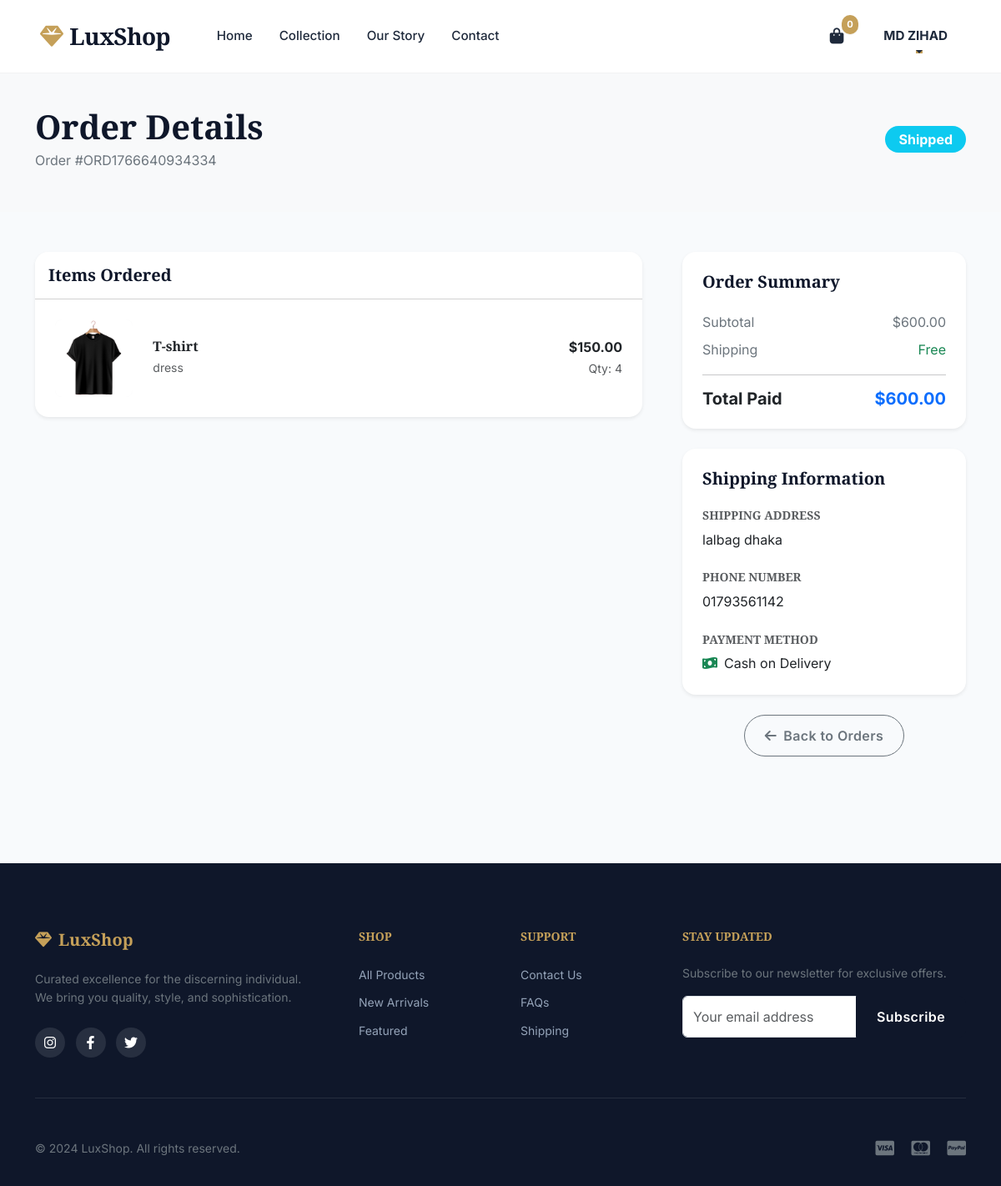
Page /order/6/ (signed in) on the committed database.
### myapp/models.py (models this page shows, shortened)
class Cart(models.Model):
    user = models.OneToOneField(User, on_delete=models.CASCADE)
    created_at = models.DateTimeField(auto_now_add=True)

class Order(models.Model):
    STATUS_CHOICES = [
        ('pending', 'Pending'),
        ('processing', 'Processing'),
        ('shipped', 'Shipped'),
        ('delivered', 'Delivered'),
        ('cancelled', 'Cancelled'),
    ]
    user = models.ForeignKey(User, on_delete=models.CASCADE)
    order_number = models.CharField(max_length=20, unique=True, blank=True)
    total_amount = models.DecimalField(max_digits=10, decimal_places=2)
    status = models.CharField(max_length=10, choices=STATUS_CHOICES, default='pending')
    payment_method = models.CharField(max_length=20, choices=[('cod', 'Cash on Delivery')])
    payment_status = models.CharField(max_length=20, choices=[('pending', 'Pending'), ('completed', 'Completed'), ('failed', 'Failed')], default='pending')
    shipping_address = models.TextField()
    phone = models.CharField(max_length=15)
    created_at = models.DateTimeField(auto_now_add=True)
    updated_at = models.DateTimeField(auto_now=True)

class OrderItem(models.Model):
    order = models.ForeignKey(Order, on_delete=models.CASCADE)
    product = models.ForeignKey(Product, on_delete=models.CASCADE)
    quantity = models.PositiveIntegerField()
    price = models.DecimalField(max_digits=10, decimal_places=2)  # Price at time of order

class Product(models.Model):
    name = models.CharField(max_length=200)
    description = models.TextField()
    price = models.DecimalField(max_digits=10, decimal_places=2)
    stock = models.PositiveIntegerField(default=0)
    category = models.ForeignKey(Category, on_delete=models.CASCADE)
    image = models.ImageField(upload_to='products/', blank=True, null=True)
    created_at = models.DateTimeField(auto_now_add=True)
    updated_at = models.DateTimeField(auto_now=True)

class Category(models.Model):
    name = models.CharField(max_length=100)
    description = models.TextField(blank=True)
    image = models.ImageField(upload_to='categories/', blank=True, null=True)
    created_at = models.DateTimeField(auto_now_add=True)

### myapp/views.py (the view)
# urls.py: path('order/<int:order_id>/', views.order_detail, name='order_detail'),
@login_required
def order_detail(request, order_id):
    if request.user.userprofile.role == 'admin':
        order = get_object_or_404(Order, id=order_id)
    else:
        order = get_object_or_404(Order, id=order_id, user=request.user)
    return render(request, 'order_detail.html', {'order': order})

### myapp/templates/order_detail.html (shortened to what this page needs)
{% extends 'base.html' %}
{% load static %}
{% block content %}
<div class="bg-light py-5 mb-5">
    <div class="container">
        <div class="row align-items-center">
            <div class="col-md-6">
                <h1 class="display-6 fw-bold mb-1">Order Details</h1>
                <p class="text-secondary mb-0">Order #{{ order.order_number|default:order.id }}</p>
            </div>
            <div class="col-md-6 text-md-end mt-3 mt-md-0">
                <span class="badge
                    {% if order.status == 'delivered' %}bg-success
                    {% elif order.status == 'pending' %}bg-warning text-dark
                    {% elif order.status == 'shipped' %}bg-info
                    {% elif order.status == 'cancelled' %}bg-danger
                    {% else %}bg-secondary{% endif %}
                    fs-6 px-3 py-2 rounded-pill">
                    {{ order.status|title }}
                </span>
            </div>
        </div>
    </div>
</div>
<div class="container pb-5">
    <div class="row g-5">
        <div class="col-lg-8">
            <div class="card border-0 shadow-sm rounded-4 overflow-hidden mb-4">
                <div class="card-header bg-white py-3">
                    <h5 class="mb-0 fw-bold">Items Ordered</h5>
                </div>
                <div class="card-body p-0">
                    {% for item in order.orderitem_set.all %}
                    <div class="p-4 border-bottom {% if forloop.last %}border-bottom-0{% endif %}">
                        <div class="row align-items-center">
                            <div class="col-md-2 mb-3 mb-md-0">
                                <div class="bg-light rounded-3 overflow-hidden position-relative"
                                    style="padding-top: 100%;">
                                    {% if item.product.image %}
                                    <img src="{{ item.product.image.url }}"
                                        class="position-absolute top-0 start-0 w-100 h-100 object-fit-cover"
                                        alt="{{ item.product.name }}">
                                    {% else %}
                                    <div
                                        class="position-absolute top-0 start-0 w-100 h-100 d-flex align-items-center justify-content-center text-muted">
                                        <i class="fas fa-image"></i>
                                    </div>
                                    {% endif %}
                                </div>
                            </div>
                            <div class="col-md-6 mb-3 mb-md-0">
                                <h6 class="fw-bold mb-1">
                                    <a href="{% url 'product_detail' item.product.id %}"
                                        class="text-decoration-none text-dark">{{ item.product.name }}</a>
                                </h6>
                                <p class="text-muted small mb-0">
                                    {% if item.product.category %}
                                        {{ item.product.category.name }}
                                    {% else %}
                                        Uncategorized
                                    {% endif %}
                                </p>
                            </div>
                            <div class="col-md-4 text-md-end">
                                <span class="d-block fw-bold">${{ item.price }}</span>
                                <span class="text-muted small">Qty: {{ item.quantity }}</span>
                            </div>
                        </div>
                    </div>
                    {% endfor %}
                </div>
            </div>
        </div>
        <div class="col-lg-4">
            <div class="card border-0 shadow-sm rounded-4 bg-white mb-4">
                <div class="card-body p-4">
                    <h5 class="fw-bold mb-4">Order Summary</h5>
                    <div class="d-flex justify-content-between mb-2 text-secondary">
                        <span>Subtotal</span>
                        <span>${{ order.total_amount }}</span>
                    </div>
                    <div class="d-flex justify-content-between mb-3 text-secondary">
                        <span>Shipping</span>
                        <span class="text-success">Free</span>
                    </div>
                    <hr class="opacity-10 my-3">
                    <div class="d-flex justify-content-between mb-0">
                        <span class="fw-bold h5 mb-0">Total Paid</span>
                        <span class="fw-bold h5 mb-0 text-primary">${{ order.total_amount }}</span>
                    </div>
                </div>
            </div>
            <div class="card border-0 shadow-sm rounded-4 bg-white">
                <div class="card-body p-4">
                    <h5 class="fw-bold mb-4">Shipping Information</h5>
                    <div class="mb-4">
                        <h6 class="text-muted small text-uppercase fw-bold mb-2">Shipping Address</h6>
                        <p class="mb-0">{{ order.shipping_address|default:"N/A"|linebreaksbr }}</p>
                    </div>
                    <div class="mb-4">
                        <h6 class="text-muted small text-uppercase fw-bold mb-2">Phone Number</h6>
                        <p class="mb-0">{{ order.phone|default:"N/A" }}</p>
                    </div>
                    <div class="mb-0">
                        <h6 class="text-muted small text-uppercase fw-bold mb-2">Payment Method</h6>
                        <p class="mb-0">
                            {% if order.payment_method == 'cod' %}
                                <i class="fas fa-money-bill-wave me-2 text-success"></i>Cash on Delivery
                            {% else %}
                                <i class="fas fa-credit-card me-2 text-primary"></i>Online Payment
                            {% endif %}
                        </p>
                    </div>
                </div>
            </div>
            <div class="mt-4 text-center">
                {% if request.user.userprofile.role == 'admin' %}
                    <a href="{% url 'admin_orders' %}" class="btn btn-outline-secondary rounded-pill px-4">
                        <i class="fas fa-arrow-left me-2"></i>Back to All Orders
                    </a>
                {% else %}
                    <a href="{% url 'order_history' %}" class="btn btn-outline-secondary rounded-pill px-4">
                        <i class="fas fa-arrow-left me-2"></i>Back to Orders
                    </a>
                {% endif %}
            </div>
        </div>
    </div>
</div>
{% endblock %}

### myapp/templates/base.html (shortened to what this page needs)
<!DOCTYPE html>
<html lang="en">
<head>
    {% load static %}
    <link href="https://cdn.jsdelivr.net/npm/bootstrap@5.3.0/dist/css/bootstrap.min.css" rel="stylesheet">
    <link rel="stylesheet" href="https://cdnjs.cloudflare.com/ajax/libs/font-awesome/6.4.0/css/all.min.css">
    <link rel="stylesheet" href="{% static 'css/style.css' %}?v=2">
</head>
<body>
    <nav class="navbar navbar-expand-lg fixed-top">
        <div class="container-fluid px-4 px-lg-5">
            <a class="navbar-brand" href="{% url 'home' %}">
                <i class="fas fa-gem me-2"></i>LuxShop
            </a>
            <div class="collapse navbar-collapse" id="navbarContent">
                <ul class="navbar-nav me-auto ms-lg-4 mb-2 mb-lg-0">
                    <li class="nav-item">
                        <a class="nav-link" href="{% url 'home' %}">Home</a>
                    </li>
                    <li class="nav-item">
                        <a class="nav-link" href="{% url 'shop' %}">Collection</a>
                    </li>
                    <li class="nav-item">
                        <a class="nav-link" href="{% url 'about' %}">Our Story</a>
                    </li>
                    <li class="nav-item">
                        <a class="nav-link" href="{% url 'contact' %}">Contact</a>
                    </li>
                </ul>
                <ul class="navbar-nav align-items-center gap-3">
                    {% if user.is_authenticated %}
                    <li class="nav-item">
                        <a class="nav-link btn-cart text-dark" href="{% url 'view_cart' %}">
                            <span class="cart-count">
                                {{ user.cart.cartitem_set.count|default:0 }}
                            </span>
                        </a>
                    </li>
                    <li class="nav-item dropdown">
                        <a class="nav-link dropdown-toggle fw-bold text-dark" href="#" role="button"
                            data-bs-toggle="dropdown">
                            {{ user.first_name|default:user.username }}
                        </a>
                    </li>
                    {% endif %}
                </ul>
            </div>
        </div>
    </nav>
    <div class="navbar-spacer"></div>
    <main class="min-vh-100">
        {% block content %}{% endblock %}
    </main>
    <footer>
        <div class="container">
            <div class="row g-5">
                <div class="col-lg-4 col-md-6">
                    <h5 class="fw-bold"><i class="fas fa-gem me-2"></i>LuxShop</h5>
                    <p class="text-secondary small">Curated excellence for the discerning individual. We bring you
                        quality, style, and sophistication.</p>
                    <div class="social-links mt-4">
                        <a href="#"><i class="fab fa-instagram"></i></a>
                        <a href="#"><i class="fab fa-facebook-f"></i></a>
                        <a href="#"><i class="fab fa-twitter"></i></a>
                    </div>
                </div>
                <div class="col-lg-2 col-md-3 col-6">
                    <h5 class="small text-uppercase tracking-wider">Shop</h5>
                    <ul class="list-unstyled">
                        <li class="mb-2"><a href="{% url 'shop' %}" class="small">All Products</a></li>
                        <li class="mb-2"><a href="#" class="small">New Arrivals</a></li>
                        <li class="mb-2"><a href="#" class="small">Featured</a></li>
                    </ul>
                </div>
                <div class="col-lg-2 col-md-3 col-6">
                    <h5 class="small text-uppercase tracking-wider">Support</h5>
                    <ul class="list-unstyled">
                        <li class="mb-2"><a href="{% url 'contact' %}" class="small">Contact Us</a></li>
                        <li class="mb-2"><a href="#" class="small">FAQs</a></li>
                        <li class="mb-2"><a href="#" class="small">Shipping</a></li>
                    </ul>
                </div>
                <div class="col-lg-4 col-md-12">
                    <h5 class="small text-uppercase tracking-wider">Stay Updated</h5>
                    <p class="small text-secondary">Subscribe to our newsletter for exclusive offers.</p>
                    <div class="input-group mb-3">
                        <input type="text" class="form-control" placeholder="Your email address">
                        <button class="btn btn-primary" type="button">Subscribe</button>
                    </div>
                </div>
            </div>
            <hr class="border-secondary opacity-10 my-5">
            <div class="row align-items-center">
                <div class="col-md-6 text-center text-md-start">
                    <p class="mb-0 small text-secondary">&copy; 2024 LuxShop. All rights reserved.</p>
                </div>
                <div class="col-md-6 text-center text-md-end mt-3 mt-md-0">
                    <i class="fab fa-cc-visa fa-lg text-secondary me-3"></i>
                    <i class="fab fa-cc-mastercard fa-lg text-secondary me-3"></i>
                    <i class="fab fa-cc-paypal fa-lg text-secondary"></i>
                </div>
            </div>
        </div>
    </footer>
</body>
</html>

### rows in the picture
Order: order_number "ORD1766640934334", status "Shipped", total_amount "600.00", shipping_address "lalbag dhaka", phone "01793561142"
OrderItem: product.image (picture), product.name "T-shirt", product.category.name "dress", price "150.00", quantity "4"

### other values in the picture
{{ user.cart.cartitem_set.count|default:0 }} "0"
{{ user.first_name|default:user.username }} "MD ZIHAD"
